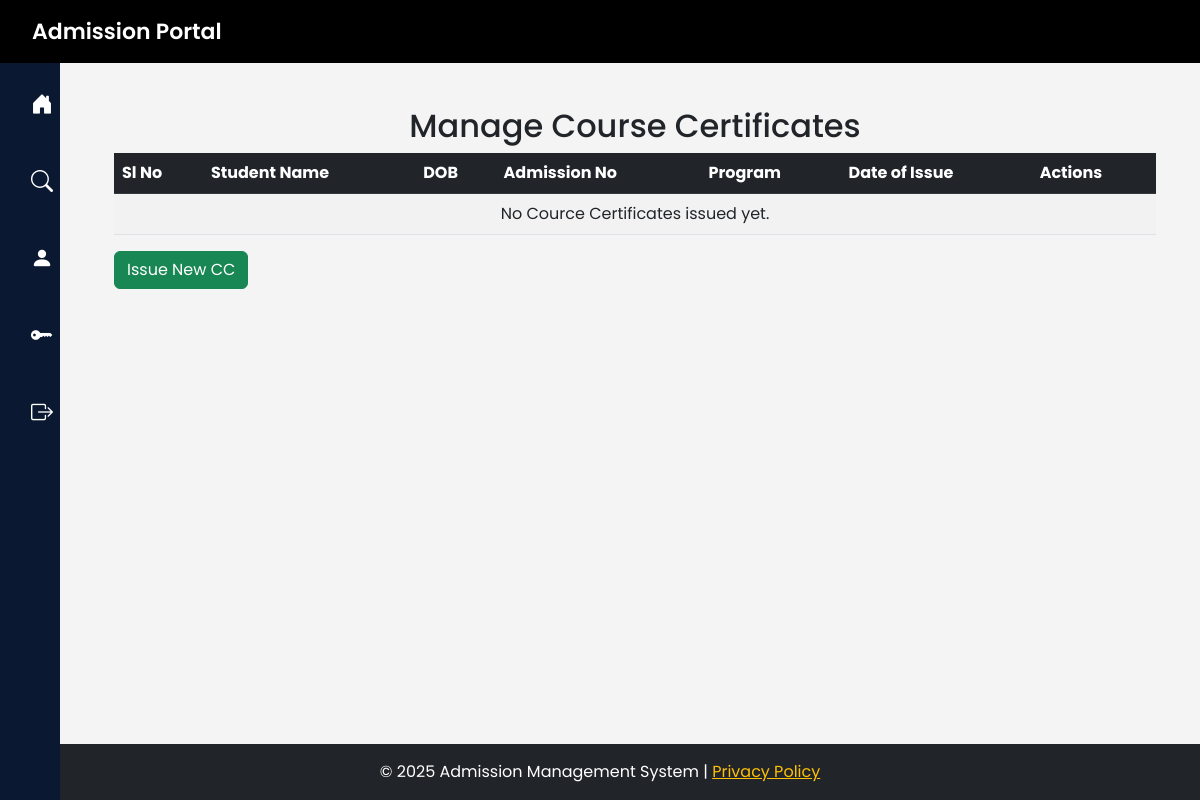
/manage-cc/, run on an earlier commit of the app's database.
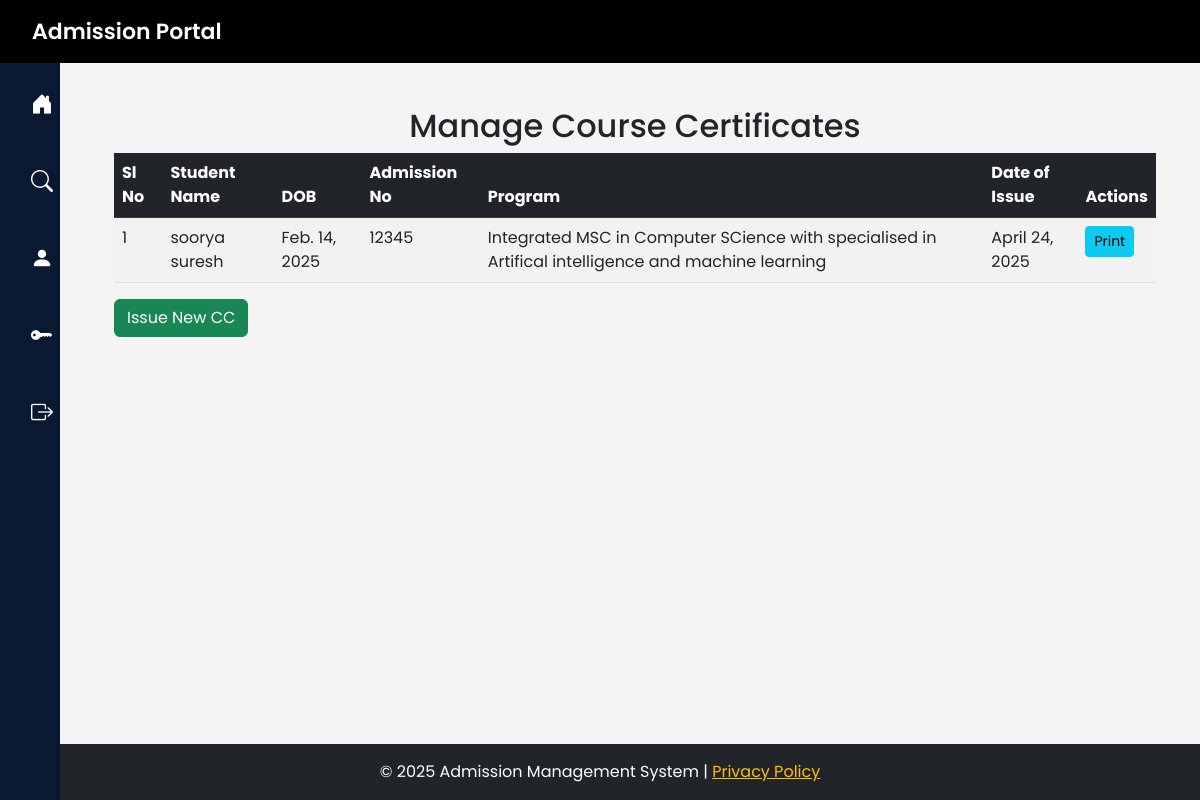
And on a later commit of the database.
### admission/models.py (models this page shows, shortened)
class CourseCertificate(models.Model):
    student = models.ForeignKey(Student, on_delete=models.CASCADE, related_name='course_certificates')
    dob = models.DateField()
    admission_no = models.CharField(max_length=50)
    program = models.CharField(max_length=100)
    date_of_issue = models.DateField()

class Student(models.Model):
    user = models.OneToOneField(User, on_delete=models.CASCADE,null=True,default=None)
    stud_name = models.CharField(max_length=100)
    stud_adm_no = models.CharField(max_length=20, unique=True)
    stud_reg_no = models.CharField(max_length=20, unique=True, blank=True, null=True)
    stud_roll_no = models.CharField(max_length=20, unique=True, blank=True, null=True)
    aadhaar = models.CharField(max_length=12, unique=True)
    abc_id = models.CharField(max_length=50, blank=True, null=True)
    email = models.EmailField(unique=True)
    phone = models.CharField(max_length=15)
    dob = models.DateField()
    caste = models.ForeignKey(Caste, on_delete=models.SET_NULL, blank=True, null=True)  # Foreign Key to Caste
    religion = models.ForeignKey(Religion, on_delete=models.SET_NULL, blank=True, null=True)  # Foreign Key to Religion
    quota = models.ForeignKey(Quota, on_delete=models.SET_NULL, blank=True, null=True)
    category = models.ForeignKey(Category, on_delete=models.SET_NULL, blank=True, null=True)
    program= models.ForeignKey(Program, on_delete=models.SET_NULL, blank=True, null=True)  # Foreign Key to Quota# Foreign Key to Quota
    pathway= models.ForeignKey(Pathway, on_delete=models.SET_NULL, blank=True, null=True)  # Foreign Key to Quota# Foreign Key to Quota
    board=models.ForeignKey(Board, on_delete=models.SET_NULL, blank=True, null=True)
    normalized_mark = models.FloatField(default=0.0)
    parent_name = models.CharField(max_length=100)
    parent_mob = models.CharField(max_length=15)
    house_name = models.CharField(max_length=100)
    post = models.CharField(max_length=50)
    district = models.CharField(max_length=50)
    state = models.CharField(max_length=50)
    pincode = models.CharField(max_length=10)
    date_of_joining = models.DateField()
    income = models.DecimalField(max_digits=10, decimal_places=2, blank=True, null=True)
    egrantz = models.BooleanField(default=False)
    status = models.BooleanField(default=True)  # Active/Inactive
    gender = models.CharField(max_length=10, choices=[('Male', 'Male'), ('Female', 'Female'), ('Other', 'Other')])
    blood_group = models.CharField(max_length=5, choices=[('A+', 'A+'), ('A-', 'A-'), ('B+', 'B-'), ('O+', 'O-'), ('AB+', 'AB-')])
    language=models.CharField(max_length=10, choices=[('Malayalam', 'Malayalam'), ('Hindi', 'Hindi')] ,default='Malayalam')
    identification_mark = models.TextField(blank=True, null=True)
    year_of_admission = models.IntegerField(default=2025)
    from django.core.validators import FileExtensionValidator
    photo = models.ImageField(
        upload_to='student_photos/',
        blank=True,
        null=True,
        validators=[FileExtensionValidator(['jpg', 'jpeg', 'png'])]
    )

class Program(models.Model):
    program_name = models.CharField(max_length=100, unique=True)
    department = models.ForeignKey(Department, on_delete=models.SET_NULL, blank=True, null=True)  # ForeignKey to Department
    program_level = models.ForeignKey(ProgramLevel, on_delete=models.SET_NULL, blank=True, null=True)  # ForeignKey to ProgramLevel

### admission/views.py (the view)
# urls.py: path('manage-cc/', views.manage_cc, name='manage_cc'),
def manage_cc(request):
    cc_list = CourseCertificate.objects.all().order_by('-id')  # newest first
    return render(request, 'manage_cc.html', {'cc_list': cc_list})

### admission/context_processors.py (called while the page is built)
def user_groups(request):
    is_office = request.user.groups.filter(name='office').exists()
    is_hod = request.user.groups.filter(name='hod').exists()
    is_superuser = request.user.is_superuser
    return {
        'is_office': is_office,
        'is_hod': is_hod,
        'is_superuser': is_superuser
    }

### admission/templates/manage_cc.html
{% extends 'base.html' %}
{% block content %}
<div class="container mt-4">
    <h2 class="text-center">Manage Course Certificates</h2>
    <table class="table table-striped">
        <thead class="table-dark">
            <tr>
                <th>Sl No</th>
                <th>Student Name</th>
                <th>DOB</th>
                <th>Admission No</th>
                <th>Program</th>
                <th>Date of Issue</th>
                <th>Actions</th>
            </tr>
        </thead>
        <tbody>
            {% for cc in cc_list %}
            <tr>
                <td>{{ forloop.counter }}</td>
                <td>{{ cc.student.stud_name }}</td>
                <td>{{ cc.student.dob }}</td>
                <td>{{ cc.admission_no }}</td>
                <td>{{ cc.student.program.program_name }}</td>
                <td>{{ cc.date_of_issue }}</td>
                <td>
                    <a href="{% url 'print_cc' adm_no=cc.admission_no %}" class="btn btn-info btn-sm">Print</a>
                </td>
            </tr>
            {% empty %}
            <tr>
                <td colspan="7" class="text-center">No Cource Certificates issued yet.</td>
            </tr>
            {% endfor %}
        </tbody>
    </table>
    <a href="{% url 'issue_cc' %}" class="btn btn-success">Issue New CC</a>
</div>
{% endblock %}

What changed in the data, as far as the page shows it:
added CourseCertificate: student.stud_name "soorya suresh", student.dob "Feb. 14, 2025", admission_no "12345", student.program.program_name "Integrated MSC in Computer SCience with specialised in Artifical intelligence and machine learning", date_of_issue "April 24, 2025"
Also different on the page:
text no longer shown: "No Cource Certificates issued yet."
